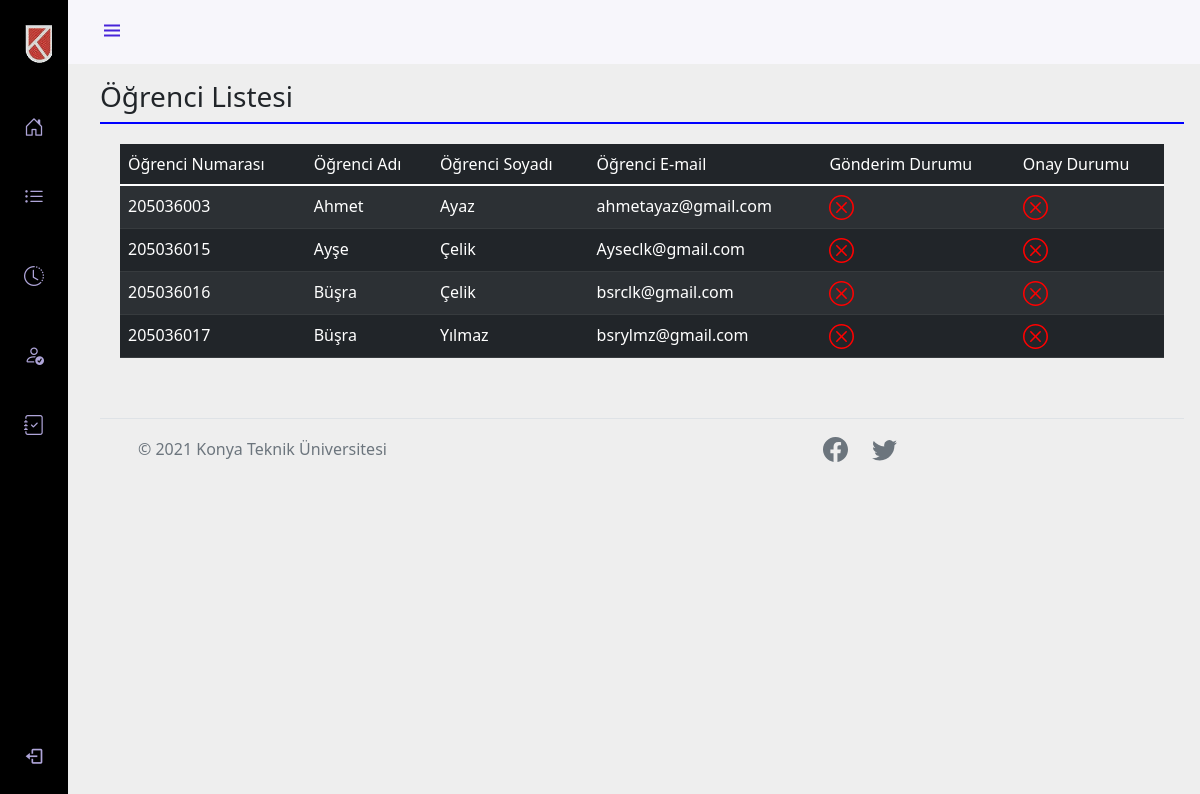
Page /Danisman/ogrenci_listesi.php?ID=2 on the committed database.
### tables this page shows
CREATE TABLE `ogrenciler` (
  `Ogrenci_id` int(11) NOT NULL,
  `Ogrenci_adi` varchar(50) DEFAULT NULL,
  `Ogrenci_soyadi` varchar(50) DEFAULT NULL,
  `Ogrenci_Email` varchar(50) DEFAULT NULL,
  `Ogrenci_Sifre` varchar(20) DEFAULT NULL,
  `Ogrenci_cinsiyet` varchar(5) DEFAULT NULL,
  `Ogrenci_Telefon` varchar(11) DEFAULT NULL,
  `Ogrenci_no` varchar(9) NOT NULL,
  `Ogrenci_resim` varchar(40) DEFAULT NULL,
  `il_kodu` varchar(20) NOT NULL,
  `ilce_kodu` varchar(255) DEFAULT NULL,
  `Ogrenci_sinif_id` int(11) DEFAULT NULL,
  `Ogrenci_danisman_id` int(11) DEFAULT NULL,
  `Ogrenci_bolum_id` int(11) NOT NULL,
  `Durumu` int(11) DEFAULT NULL,
  `StajOnay` int(11) NOT NULL,
  `StajOnayBaskan` int(11) DEFAULT NULL,
  `Silinme_Durumu` tinyint(1) DEFAULT NULL,
  `OgrenciStajBasvuru` tinyint(4) NOT NULL,
  `OgrenciStajGonderim` tinyint(4) NOT NULL,
  `ReddetmeYorumu` varchar(255) DEFAULT NULL
);

### Danisman/ogrenci_listesi.php (the view, shortened to what this page needs)
<?php
include '../Include/Header.php';
if (isset($_GET['ID'])) {
  $GelenID        =   $_GET['ID'];
}
?>
<body id="body-pd">
  <header class="header" id="header">
    <div class="header_toggle"> <i class='bx bx-menu' id="header-toggle"></i> </div>
  </header>
  <div class="l-navbar" id="nav-bar">
    <nav class="nav">
      <div> <a href="AnaPanel_Danisman.php" class="nav_logo"><span class="nav_logo-name"><img src="../resimler/ktun_logo_koyu_zemin.gif" height="40"></span> </a>
        <div class="nav_list"> <a href="AnaPanel_Danisman.php" class="nav_link" style="text-decoration:none;"> <i class='bi bi-house-door nav_icon'></i> <span class="nav_name">Anasayfa</span> </a>
          <a href="sinif_listeleri.php" class="nav_link" style="text-decoration:none;"> <i class='bi bi-list-ul nav_icon'></i> <span class="nav_name">Öğrenci Listeleri</span> </a>
          <a href="onay_bekleyen_stajlar.php" class="nav_link" style="text-decoration:none;"> <i class='bi bi-clock-history nav_icon'></i> <span class="nav_name" style="text-decoration: center;">Onay Bekleyen<br>Stajlar</span> </a>
          <a href="onaylanmis_stajlar.php" class="nav_link" style="text-decoration:none; text-align: center;"> <i class='bi bi-person-check nav_icon'></i> <span class="nav_name">Onaylanmış Stajlar</span> </a>
          <a href="gönderilen_staj_dosyaları.php" class="nav_link" style="text-decoration:none; text-align: center;"> <i class="bi bi-journal-check nav_icon"></i> <span class="nav_name">Staj Dosyaları</span> </a>
        </div>
      </div> <a href="uyecikis.php" class="nav_link" style="text-decoration:none;"> <i class='bx bx-log-out nav_icon'></i> <span class="nav_name">Çıkış Yap</span> </a>
    </nav>
  </div>
  <div style="margin-top: 80px;">
    <h3>Öğrenci Listesi</h3>
  </div>
  <div style="border-top:2px solid blue; padding: 20px;">
    <table class="table table-dark table-striped">
      <thead>
        <tr>
        <td>Öğrenci Numarası</td>
          <td>Öğrenci Adı</td>
          <td>Öğrenci Soyadı</td>
          <td>Öğrenci E-mail</td>
          <td>Gönderim Durumu</td>
          <td>Onay Durumu</td>
        </tr>
      </thead>
      <?php
      $ogrenci_sor = $VeritabaniBaglantisi->prepare("SELECT * FROM ogrenciler WHERE Ogrenci_sinif_id=? ORDER BY Ogrenci_id ASC");
      $ogrenci_sor->execute(array($GelenID));
      foreach ($ogrenci_sor as $row) {
      ?>
        <tr>
        <td><?php echo $row['Ogrenci_no']; ?></td>
          <td><?php echo $row['Ogrenci_adi']; ?></td>
          <td><?php echo $row['Ogrenci_soyadi']; ?></td>
          <td><?php echo $row['Ogrenci_Email']; ?></td>
          <?php
          if ($row['OgrenciStajGonderim'] == 1)
          { ?>
            <td><svg xmlns="http://www.w3.org/2000/svg" width="25" height="25" fill="currentColor" class="bi bi-check2-circle" viewBox="0 0 16 16" style="color:#6BCB77;">
                <path d="M2.5 8a5.5 5.5 0 0 1 8.25-4.764.5.5 0 0 0 .5-.866A6.5 6.5 0 1 0 14.5 8a.5.5 0 0 0-1 0 5.5 5.5 0 1 1-11 0z" />
                <path d="M15.354 3.354a.5.5 0 0 0-.708-.708L8 9.293 5.354 6.646a.5.5 0 1 0-.708.708l3 3a.5.5 0 0 0 .708 0l7-7z" />
              </svg></td>
          <?php
          } else {
          ?>
            <td></td>
          <?php }
          if ($row['StajOnay'] == 1)
          { ?>
            <td><svg xmlns="http://www.w3.org/2000/svg" width="25" height="25" fill="currentColor" class="bi bi-check2-circle" viewBox="0 0 16 16" style="color:#6BCB77;">
                <path d="M2.5 8a5.5 5.5 0 0 1 8.25-4.764.5.5 0 0 0 .5-.866A6.5 6.5 0 1 0 14.5 8a.5.5 0 0 0-1 0 5.5 5.5 0 1 1-11 0z" />
                <path d="M15.354 3.354a.5.5 0 0 0-.708-.708L8 9.293 5.354 6.646a.5.5 0 1 0-.708.708l3 3a.5.5 0 0 0 .708 0l7-7z" />
              </svg></td>
          <?php
          } else {
          ?>
            <td></td>
        <?php }
        } ?>
        </tr>
    </table>
  </div>
  <?php
  include '../Include/footer.php';
  ?>

### style.css (style rules this page uses)
:root { --header-height: 3rem; --nav-width: 68px; --first-color: #4723d9; --first-color-light: #afa5d9; --white-color: #f7f6fb; --body-font: "Nunito", sans-serif; --normal-font-size: 1rem; --z-fixed: 100; }
body { position: relative; margin: var(--header-height) 0 0 0; padding: 0 1rem; font-family: var(--body-font); font-size: var(--normal-font-size); transition: 0.5s; }
a { text-decoration: none; }
.header { width: 100%; height: var(--header-height); position: fixed; top: 0; left: 0; display: flex; align-items: center; justify-content: space-between; padding: 0 1rem; background-color: var(--white-color); z-index: var(--z-fixed); transition: 0.5s; }
.header_toggle { color: var(--first-color); font-size: 1.5rem; cursor: pointer; }
.l-navbar { position: fixed; top: 0; left: -30%; width:var(--nav-width); height: 100vh; background-color: black; padding: 0.5rem 1rem 0 0; transition: 0.5s; z-index: var(--z-fixed); }
.nav { height: 100%; display: flex; flex-direction: column; justify-content: space-between; overflow: hidden; }
.nav_logo, .nav_link { display: grid; grid-template-columns: max-content max-content; align-items: center; column-gap: 1rem; padding: 0.5rem 0 0.5rem 1.5rem; }
.nav_logo { margin-bottom: 2rem; }
.nav_logo-name { color: var(--white-color); font-weight: 700; }
.nav_link { position: relative; color: var(--first-color-light); margin-bottom: 1.5rem; transition: 0.3s; }
.nav_icon { font-size: 1.25rem; }
@media screen and (min-width: 768px) { body { margin: calc(var(--header-height) + 1rem) 0 0 0; padding-left: calc(var(--nav-width) + 2rem); } }
@media screen and (min-width: 768px) { .header { height: calc(var(--header-height) + 1rem); padding: 0 2rem 0 calc(var(--nav-width) + 2rem); } }
@media screen and (min-width: 768px) { .l-navbar { left: 0; padding: 1rem 1rem 0 0; } }

### Include/Header.php (style rules this page uses)
body { background-color:#EEEEEE; }

### rows in the picture
ogrenciler: Ogrenci_no "205036003", Ogrenci_adi "Ahmet", Ogrenci_soyadi "Ayaz", Ogrenci_Email "ahmetayaz@gmail.com", OgrenciStajGonderim 0 (drawn), StajOnay 0 (drawn)
ogrenciler: Ogrenci_no "205036015", Ogrenci_adi "Ayşe", Ogrenci_soyadi "Çelik", Ogrenci_Email "Ayseclk@gmail.com", OgrenciStajGonderim 0 (drawn), StajOnay 0 (drawn)
ogrenciler: Ogrenci_no "205036016", Ogrenci_adi "Büşra", Ogrenci_soyadi "Çelik", Ogrenci_Email "bsrclk@gmail.com", OgrenciStajGonderim 0 (drawn), StajOnay 0 (drawn)
ogrenciler: Ogrenci_no "205036017", Ogrenci_adi "Büşra", Ogrenci_soyadi "Yılmaz", Ogrenci_Email "bsrylmz@gmail.com", OgrenciStajGonderim 0 (drawn), StajOnay 0 (drawn)
